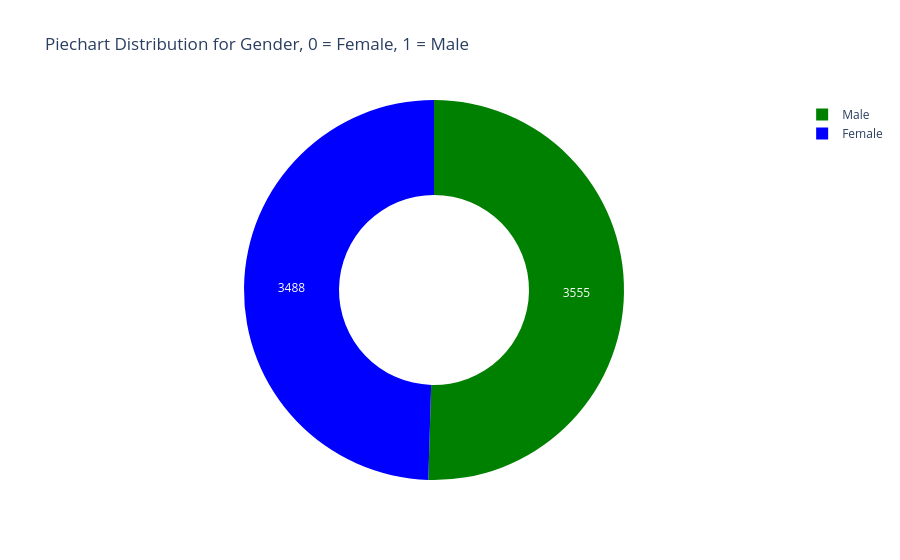

Notebook code for this chart:
### Code cell
gender = churn['gender'].value_counts()

label = gender.index
counts = gender.values
colors = ['green', 'blue']

fig = go.Figure(data=[go.Pie(labels=label, values=counts, hole=0.5)])
fig.update_layout(title_text='Piechart Distribution for Gender, 0 = Female, 1 = Male')
fig.update_traces(hoverinfo='label+percent', textinfo='value', marker=dict(colors=colors))

### Figure 1 — Plotly figure (JSON) as saved in the notebook; plotly's stock layout.template omitted (floating-point values rounded to 4 significant figures)
{"data": [{"hole": 0.5, "hoverinfo": "label+percent", "labels": ["Male", "Female"], "marker": {"colors": ["green", "blue"]}, "textinfo": "value", "type": "pie", "values": [3555, 3488]}], "layout": {"title": {"text": "Piechart Distribution for Gender, 0 = Female, 1 = Male"}}}
